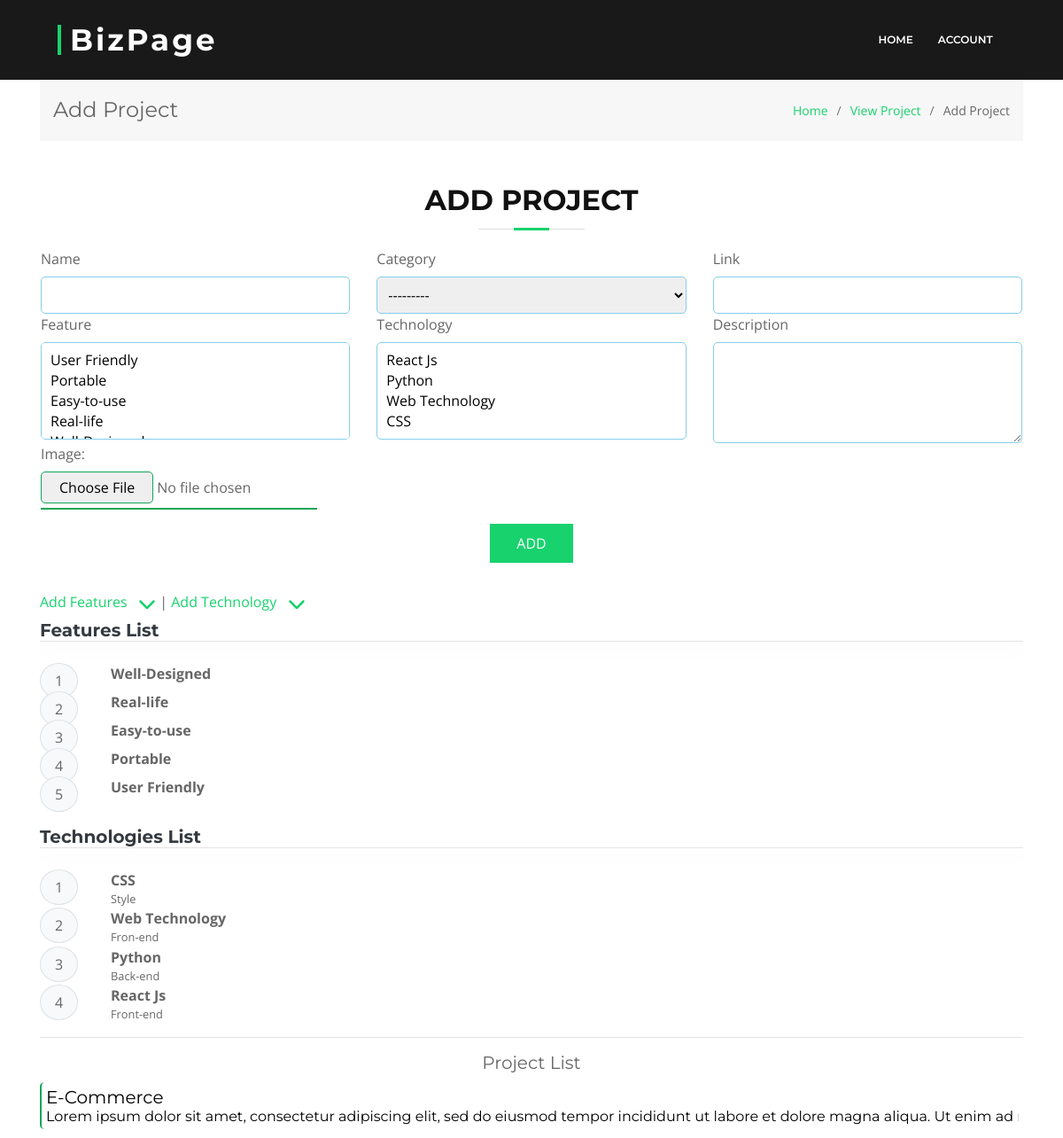
/project/add/, run on an earlier commit of the app's database.
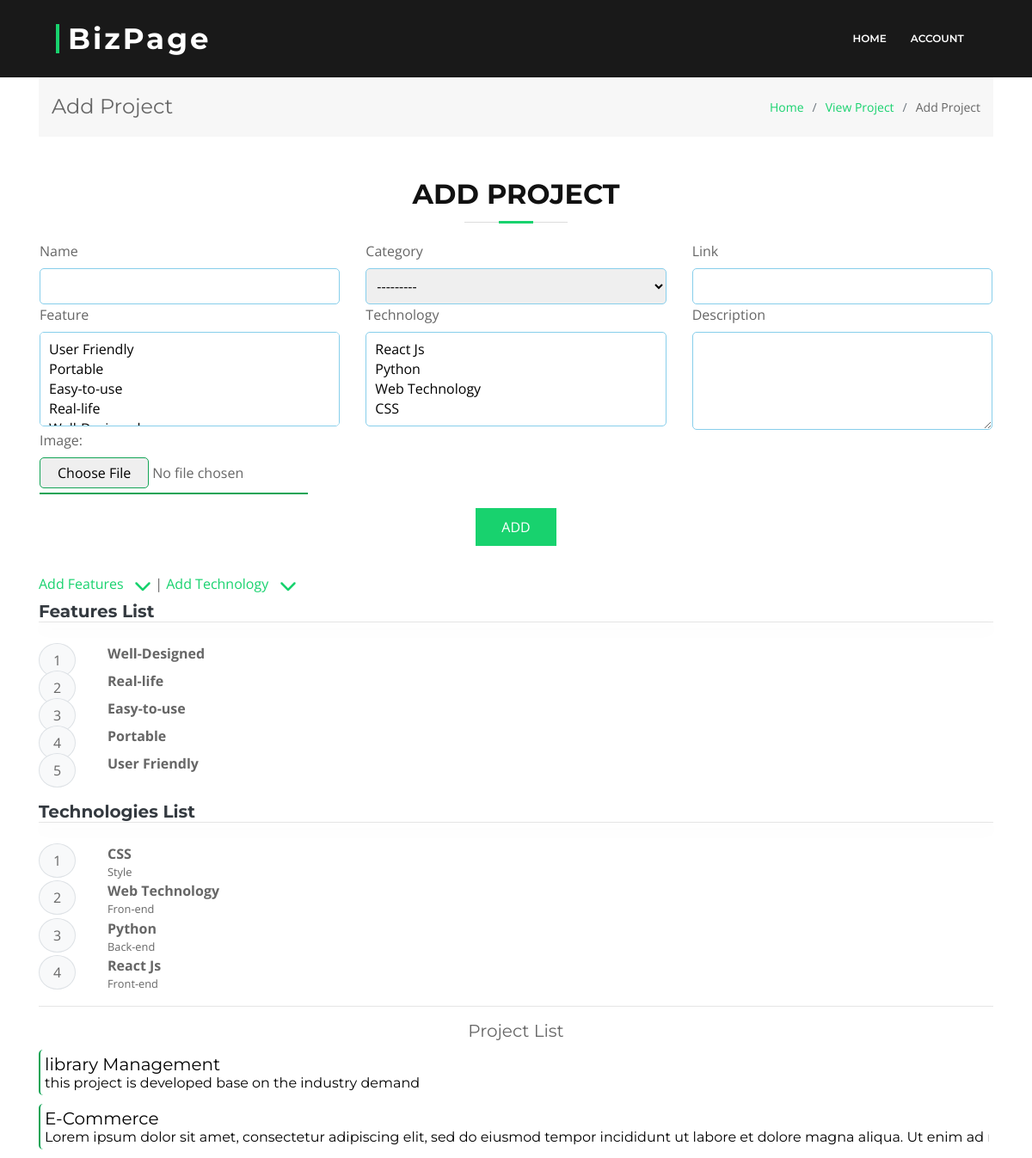
And on a later commit of the database.
### blog/models.py (models this page shows, shortened)
class Feature(models.Model):
    name = models.CharField(max_length=100)
    def __str__(self):
        return self.name

class Technology(models.Model):
    name = models.CharField(max_length=100)
    type = models.CharField(max_length=100)
    def __str__(self):
        return self.name

class Project(models.Model):
    CATEGORY_CHOICES = [
        ('Business','Business'),
        ('Education','Education'),
        ('Social','Social'),
        ('Organization','Organization'),
    ]
    name = models.CharField(max_length=250)
    description = models.TextField(max_length=500)
    category = models.CharField(max_length=100, choices=CATEGORY_CHOICES)
    technology = models.ManyToManyField(Technology)
    feature = models.ManyToManyField(Feature)
    link = models.URLField()
    created_at = models.DateTimeField(auto_now=True)

### blog/views.py (the view, shortened to what this page needs)
# urls.py: path('project/add/', views.add_project, name='add_project'),
def add_project(request):
    project_form = ProjectForm()
    feature_form = FeatureForm()
    technology_form = TechnologyForm()
    image_form = ProjectImageForm()
    features = Feature.objects.all().order_by("-id")
    technologies = Technology.objects.all().order_by("-id")
    project = Project.objects.all().order_by('-created_at')[:5]
    context = {
        'project_form':project_form,
        'project':project,
        'image_form':image_form,
        'feature_form':feature_form,
        'technology_form':technology_form,
        'features':features,
        'technologies':technologies,
    }
    return render(request, 'admin/add_project_form.html',context)

### blog/forms.py
class ProjectForm(forms.ModelForm):
    class Meta:
        model = Project
        fields = ['name','category','link','feature','technology','description']
        widgets = {
            'technology': forms.SelectMultiple(attrs={'multiple':'multiple'}),
            'feature': forms.SelectMultiple(attrs={'multiple':'multiple'}),
            'description':forms.Textarea(attrs={'rows':4})
        }

class ProjectImageForm(forms.ModelForm):
    class Meta:
        model = ProjectImage
        fields = ['image']

### templates/admin/add_project_form.html (shortened to what the changed rows need)
{% load static %}
{% include '../links/link.html' %}
{% include '../forms/sub-header.html' %}
<div class="container">
   <section class="breadcrumbs">
    <div class="container">
      <div class="d-flex justify-content-between align-items-center">
        <h2>Add Project</h2>
      </div>
    </div>
  </section>
    <div class="row">
        <form action="{% url 'add_project' %}" enctype="multipart/form-data" method="POST" class="px-3 w-full" >
            <div class="row">
            {% for field in project_form %}
            <div class="col-lg-4 col-md-4 col-sm-12">
                <label>{{field.label}}</label>
                {{field}}
            </div>
            {% endfor %}
            </div>
        </form>
    </div>
    {% if features %}
    <div class="feature mb-3">
        {% for feature in features %}
        <div class="row">
            <div class="col-1 pt-2">
                <span class="bg-light px-3 py-2 rounded-circle border border-secondary-subtle">{{forloop.counter}}</span>
            </div>
            <div class="col-11 px-0">
                <span class="font-weight-bold">{{feature.name}}</span>
            </div>
        </div>
        {% endfor %}
    </div>
    {% else %}
    <div class=" m-0 p-0">
        <hr class="shadow m-0 p-0">
        <h6 class="text-dark m-0 p-0">No feature found. <span class="text-success">Let's create!</span></h6>
        <small>click on the Add featue and start adding new feature.</small>
    </div>
    {% endif %}
    {% if technologies %}
    <div class="feature">
        {% for technology in technologies %}
        <div class="row">
            <div class="col-1 pt-2">
                <span class="bg-light px-3 py-2 rounded-circle border border-secondary-subtle">{{forloop.counter}}</span>
            </div>
            <div class="col-11 px-0">
                <span class="font-weight-bold">{{technology.name}}</span>
                <span class="d-block"><small>{{technology.type}}</small></span>
            </div>
        </div>
        {% endfor %}
    </div>
    {% else %}
    <p>
        <hr class="shadow m-0 p-0">
        <h6 class="text-dark m-0 p-0">No technology found. <span class="text-success">Let's create!</span></h6>
        <small>click on the Add technology and start adding new technology.</small>
    </p>
    {% endif%}
    {% if project %}
    {% for p in project %}
        <div class="project-info">
            <a href="{% url 'upload_image' p.id %}">
                <h5 class="p-0 m-0 post-tilte d-inline">{{p.name}}</h5>
                <h6  class="p-0 m-0 post-description">{{p.description}}</h6>
            </a>
        </div>
    {% endfor %}
    {% endif %}
</div>

What changed in the data, as far as the page shows it:
added Project: name "library Management", description "this project is developed base on the industry demand"
